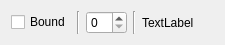
<?xml version="1.0" encoding="UTF-8"?>
<ui version="4.0">
 <class>editor_addeffect</class>
 <widget class="QWidget" name="editor_addeffect">
  <property name="geometry">
   <rect>
    <x>0</x>
    <y>0</y>
    <width>225</width>
    <height>41</height>
   </rect>
  </property>
  <property name="sizePolicy">
   <sizepolicy hsizetype="Preferred" vsizetype="Maximum">
    <horstretch>0</horstretch>
    <verstretch>0</verstretch>
   </sizepolicy>
  </property>
  <property name="windowTitle">
   <string>Form</string>
  </property>
  <layout class="QHBoxLayout" name="horizontalLayout">
   <item>
    <widget class="QCheckBox" name="checkBox">
     <property name="maximumSize">
      <size>
       <width>60</width>
       <height>16777215</height>
      </size>
     </property>
     <property name="toolTip">
      <string>&lt;html&gt;&lt;head/&gt;&lt;body&gt;&lt;p&gt;Is Bound?&lt;/p&gt;&lt;/body&gt;&lt;/html&gt;</string>
     </property>
     <property name="text">
      <string>Bound</string>
     </property>
    </widget>
   </item>
   <item>
    <widget class="Line" name="line">
     <property name="orientation">
      <enum>Qt::Orientation::Vertical</enum>
     </property>
    </widget>
   </item>
   <item>
    <widget class="QSpinBox" name="Level">
     <property name="sizePolicy">
      <sizepolicy hsizetype="Maximum" vsizetype="Fixed">
       <horstretch>0</horstretch>
       <verstretch>0</verstretch>
      </sizepolicy>
     </property>
     <property name="toolTip">
      <string>&lt;html&gt;&lt;head/&gt;&lt;body&gt;&lt;p&gt;Level&lt;/p&gt;&lt;/body&gt;&lt;/html&gt;</string>
     </property>
    </widget>
   </item>
   <item>
    <widget class="Line" name="line_2">
     <property name="orientation">
      <enum>Qt::Orientation::Vertical</enum>
     </property>
    </widget>
   </item>
   <item>
    <widget class="QLabel" name="EffectName">
     <property name="text">
      <string>TextLabel</string>
     </property>
    </widget>
   </item>
  </layout>
 </widget>
 <resources/>
 <connections/>
</ui>
